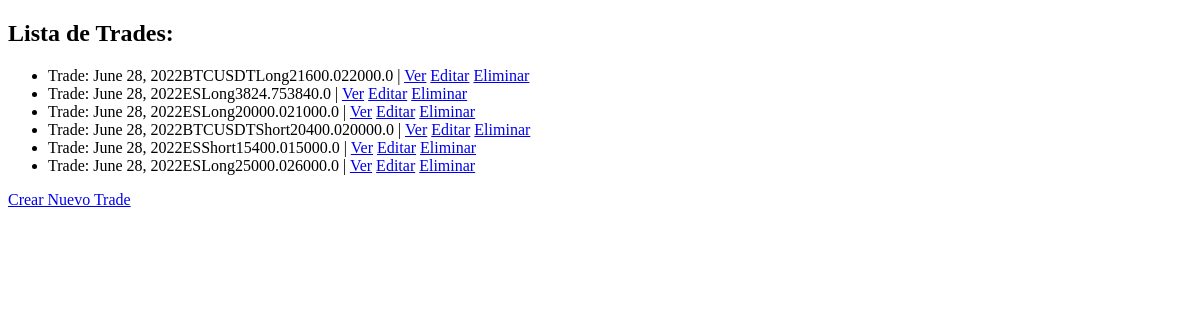
The page /tradingbook/trades/list on the database as committed earlier.
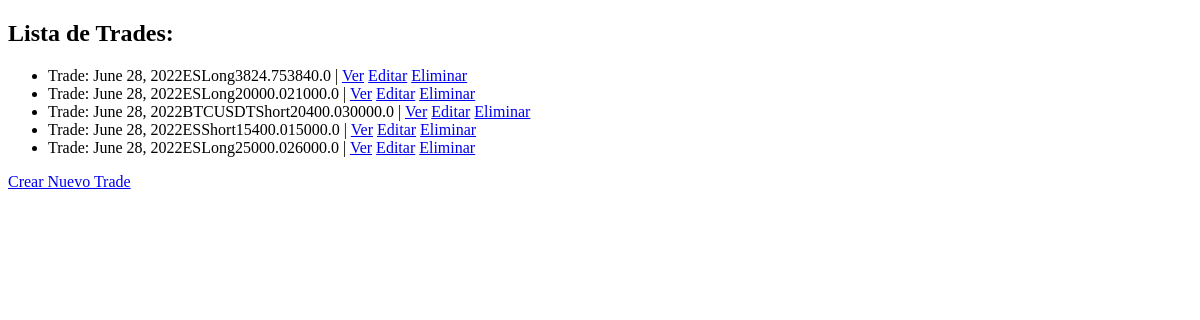
The same page on the database as committed later.
### tradingbookapp/models.py (models this page shows)
class Trade(models.Model):
    fecha = models.DateField("Fecha de operacion (mm/dd/yyyy)",auto_now_add=False,auto_now=False,blank=True,null=True)
    simbolo = models.CharField("Simbolo",max_length=30)
    posiciones = (
        (1,"Long"),
        (2,"Short")
    )
    posicion = models.PositiveSmallIntegerField("Posicion",choices=posiciones)
    entrada = models.FloatField("Precio Entrada",)
    target = models.FloatField("Target")
    stop = models.FloatField("stop")

### tradingbookapp/views.py (the view)
# urls.py: path('trades/list',views.TradesList.as_view(),name="Trades_list"),
class TradesList(ListView):#lista todos los estudiantes (read)
    model = Trade
    template_name = "tradingbookapp/trade_list.html"

### tradingbookapp/templates/tradingbookapp/trade_list.html (shortened to what this page needs)
<!DOCTYPE html>
<html lang="en">
<head>
</head>
<body>
    <h2> Lista de Trades:</h2>
    <ul>
        {%for trade in object_list %}
            <li>
                Trade: {{trade.fecha}}{{trade.simbolo}}{{trade.get_posicion_display}}{{trade.entrada}}{{trade.target}}{{trade.Stop}}  |
                <a href = "{% url 'Trades_detail' trade.id %}">Ver</a>
                <a href = "{% url 'Trades_update' trade.id %}">Editar</a>
                <a href = "{% url 'Trades_delete' trade.id %}">Eliminar</a>
            </li>
        {%endfor%}
    </ul>
    <a href="{% url 'Trades_create'%}"> Crear Nuevo Trade</a>
</body>
</html>

Rows that differ between the two databases and show on the page:
removed Trade: fecha "June 28, 2022", simbolo "BTCUSDT", posicion "Long", entrada "21600.0", target "22000.0"
changed Trade "BTCUSDT": target "20000.0" → "30000.0"
